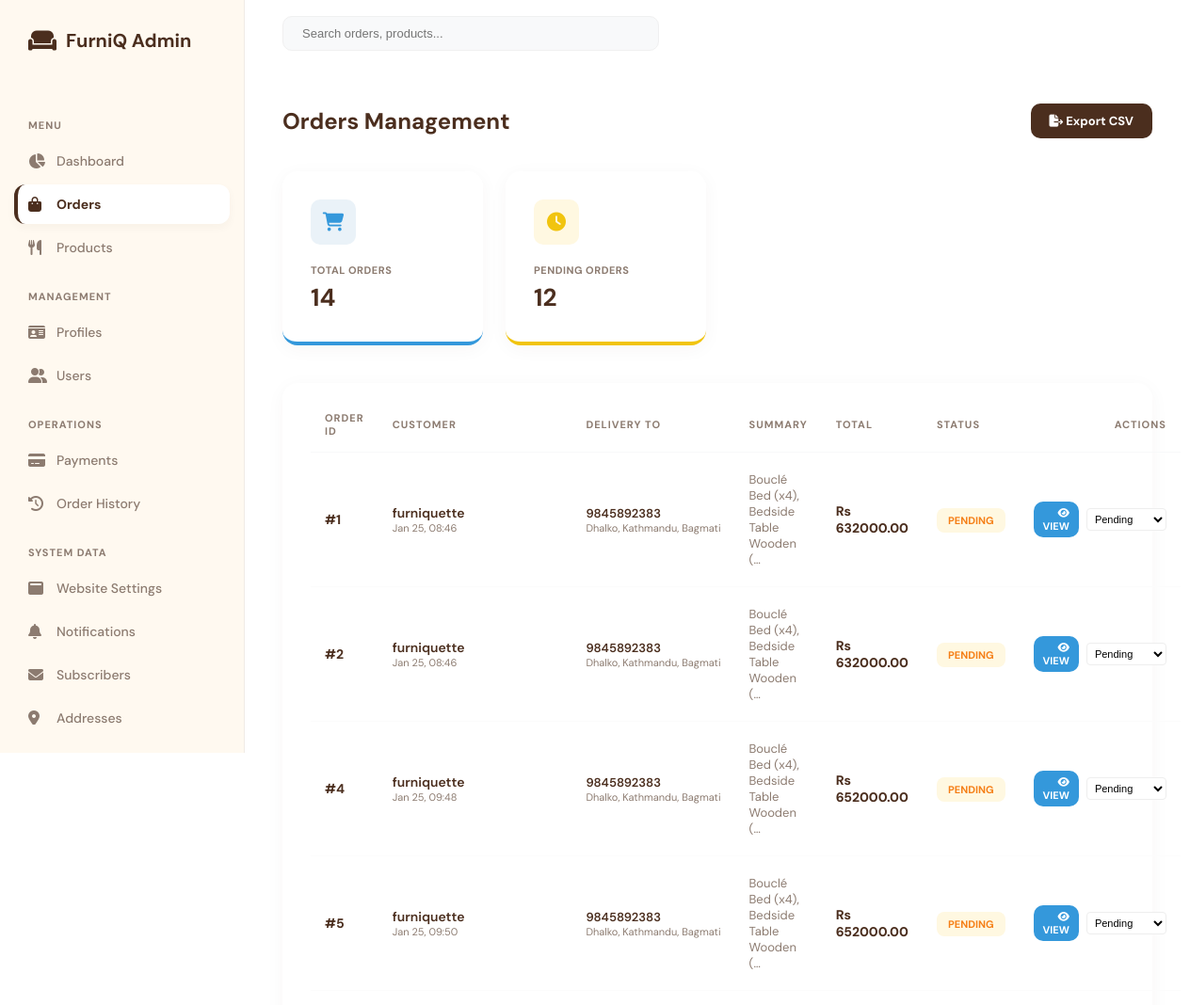
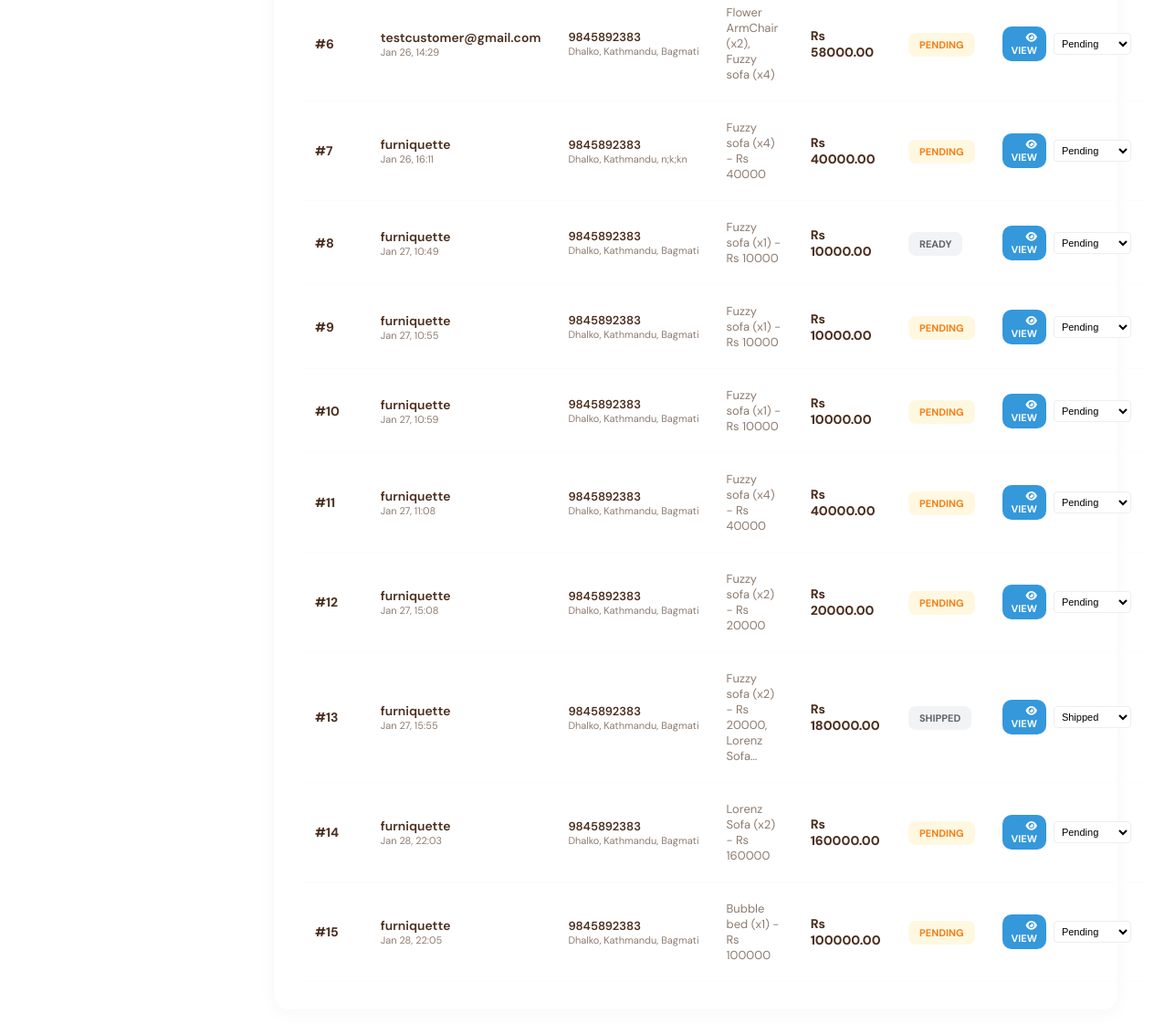
Screenshot of /admin-custom/orders/ (signed in) with the database file from the repository (2 pictures, top to bottom).
### inventory/models.py (models this page shows, shortened)
class Order(models.Model):
    STATUS_CHOICES = [
        ('Pending', 'Pending'),
        ('Confirmed', 'Confirmed'),
        ('Processing', 'Processing'),
        ('Ready', 'Ready for Delivery'),
        ('Shipped', 'Shipped'),
        ('Delivered', 'Delivered'),
        ('Cancelled', 'Cancelled'),
    ]
    customer = models.ForeignKey(User, on_delete=models.CASCADE)
    items_summary = models.TextField() #stores cart detail
    total_price = models.DecimalField(max_digits=10, decimal_places=2)
    order_date = models.DateTimeField(auto_now_add=True)
    delivery_date = models.DateTimeField(default=timezone.now() + timedelta(days=3))
    status = models.CharField(max_length=20, default='Pending', choices=STATUS_CHOICES)
    payment_method = models.CharField(max_length=20, default='COD', choices=[('eSewa', 'eSewa'), ('Khalti', 'Khalti'), ('COD', 'Cash on Delivery')])
    payment_status = models.CharField(max_length=20, default='Pending')
    delivery_address = models.TextField(blank=True, null=True)
    delivery_phone = models.CharField(max_length=15, blank=True, null=True)
    delivery_instructions = models.TextField(blank=True, null=True)
    tracking_number = models.CharField(max_length=50, unique=True, blank=True, null=True)
    estimated_delivery_date = models.DateTimeField(blank=True, null=True)
    assigned_staff = models.ForeignKey(
        User,
        on_delete=models.SET_NULL,
        null=True,
        blank=True,
        limit_choices_to={'is_staff': True},
        related_name='staff_orders'
    )

### custom_admin/views.py (the view)
# urls.py: path('orders/', views.OrderListView.as_view(), name='orders-list'),
class OrderListView(AdminMixin, ListView):
    model = Order
    template_name = 'custom_admin/orders.html'
    context_object_name = 'orders'
    def get_context_data(self, **kwargs):
        ctx = super().get_context_data(**kwargs)
        ctx['total_count'] = Order.objects.count()
        ctx['new_orders'] = Order.objects.filter(status='Pending').count()
        return ctx

### custom_admin/context_processors.py (called while the page is built)
def admin_context(request):
    context = {}
    if request.user.is_authenticated and request.user.is_staff:
        if request.user.is_superuser:
            pending_staff = Profile.objects.filter(
                is_approved=False,
                user__is_staff=True
            ).count()
            context['pending_staff'] = pending_staff
    return context

### custom_admin/views.py (called while the page is built)
    def test_func(self):
        u = self.request.user
        if not u.is_authenticated or not u.is_staff:
            return False
        if u.is_superuser:
            return True
        return hasattr(u, 'profile') and u.profile.is_approved

    def get_context_data(self, **kwargs):
        ctx = super().get_context_data(**kwargs)
        ctx['unread_count'] = Notification.objects.filter(is_read=False).count()
        return ctx

### inventory/context_processors.py (called while the page is built)
def global_context(request):
    context = {}
    context['site_content'] = WebsiteContent.objects.first()
    if request.user.is_authenticated:
        context['saved_count'] = SavedItem.objects.filter(user=request.user).count()
        unread_notifs = Notification.objects.filter(user=request.user, is_read=False).order_by('-created_at')
        context['notif_count'] = unread_notifs.count()
        context['notifications'] = unread_notifs[:5]
    else:
        context['saved_count'] = 0
        context['notif_count'] = 0
        context['notifications'] = []
    return context

### custom_admin/templates/custom_admin/orders.html (shortened to what this page needs)
{% extends 'custom_admin/base_admin_custom.html' %}
{% block content %}
<div style="display: flex; justify-content: space-between; align-items: center; margin-bottom: 35px;">
    <h2 style="font-size: 24px; font-weight: 700;">Orders Management</h2>
    <a href="{% url 'admin-custom:orders-export-csv' %}" class="btn-unified"><i class="fas fa-file-export"></i> Export CSV</a>
</div>
<div class="stats-grid">
    <div class="stat-card" style="border-bottom-color: var(--info);">
        <div class="stat-icon" style="background: #eaf2f8; color: var(--info);"><i class="fas fa-shopping-cart"></i></div>
        <div class="label">Total Orders</div>
        <div class="value">{{ total_count }}</div>
    </div>
    <div class="stat-card" style="border-bottom-color: var(--warning);">
        <div class="stat-icon" style="background: #fff8e1; color: var(--warning);"><i class="fas fa-clock"></i></div>
        <div class="label">Pending Orders</div>
        <div class="value">{{ new_orders }}</div>
    </div>
</div>
<div class="data-container">
    <table>
        <thead>
            <tr>
                <th>ORDER ID</th>
                <th>CUSTOMER</th>
                <th>DELIVERY TO</th>
                <th>SUMMARY</th>
                <th>TOTAL</th>
                <th>STATUS</th>
                <th style="text-align: right;">ACTIONS</th>
            </tr>
        </thead>
        <tbody>
            {% for order in orders %}
            <tr>
                <td style="font-weight: 700;">#{{ order.id }}</td>
                <td>
                    <div style="font-weight: 600;">{{ order.customer.username }}</div>
                    <div style="font-size: 11px; color: var(--text-muted);">{{ order.order_date|date:"M d, H:i" }}</div>
                </td>
                <td>
                    <div style="font-size: 13px; font-weight: 600;">{{ order.delivery_phone }}</div>
                    <div style="font-size: 11px; color: var(--text-muted); max-width: 200px; white-space: nowrap; overflow: hidden; text-overflow: ellipsis;">
                        {{ order.delivery_address }}
                    </div>
                </td>
                <td style="color: var(--text-muted); font-size: 13px;">{{ order.items_summary|truncatechars:40 }}</td>
                <td style="font-weight: 800;">Rs {{ order.total_price }}</td>
                <td>
                    <span class="badge" style="
                    {% if order.status == 'Delivered' %}background: #e8f5e9; color: #2e7d32;
                    {% elif order.status == 'Pending' or order.status == 'Processing' %}background: #fff8e1; color: #f57f17;
                    {% else %}background: #f1f3f4; color: #5f6368;{% endif %}">
                        {{ order.status|upper }}
                    </span>
                </td>
                <td style="text-align: right;">
                    <div style="display: flex; gap: 8px; justify-content: flex-end; align-items: center;">
                        <a href="{% url 'admin-custom:orders-edit' order.pk %}" class="btn-unified" style="padding: 5px 10px; font-size: 11px; background: var(--info);"><i class="fas fa-eye"></i> VIEW</a>
                        <form action="{% url 'admin-custom:orders-status-update' order.pk %}" method="POST" style="display:inline;">
                                <select name="status" onchange="this.form.submit()" style="padding: 4px; border-radius: 4px; border: 1px solid #eee; font-size: 11px; background: white;">
                                    <option value="Pending" {% if order.status == 'Pending' %}selected{% endif %}>Pending</option>
                                    <option value="Shipped" {% if order.status == 'Shipped' %}selected{% endif %}>Shipped</option>
                                </select>
                        </form>
                    </div>
                </td>
            </tr>
            {% endfor %}
        </tbody>
    </table>
</div>
{% endblock %}

### custom_admin/templates/custom_admin/base_admin_custom.html (style rules this page uses)
:root { --bg-body: #ffffff; --sidebar-bg: #fff9f0; --text-main: #4b2e1e; --text-muted: #8c7b70; --accent-primary: #4b2e1e; --accent-secondary: #c9b8a3; --border-light: #f0ebe6; --white: #ffffff; --success: #2ecc71; --info: #3498db; --warning: #f1c40f; --danger: #e74c3c; --sidebar-width: 260px; }
* { margin: 0; padding: 0; box-sizing: border-box; }
body { font-family: 'DM Sans', sans-serif; background-color: var(--bg-body); color: var(--text-main); display: flex; min-height: 100vh; }
.stats-grid { display: grid; grid-template-columns: repeat(4, 1fr); gap: 24px; margin-bottom: 40px; }
.stat-card { background: var(--white); padding: 30px; border-radius: 16px; box-shadow: 0 4px 20px rgba(75, 46, 30, 0.04); display: flex; flex-direction: column; position: relative; border-bottom: 4px solid transparent; }
.stat-icon { width: 48px; height: 48px; border-radius: 10px; display: flex; align-items: center; justify-content: center; font-size: 20px; margin-bottom: 20px; }
.stat-card .label { font-size: 11px; font-weight: 700; color: var(--text-muted); text-transform: uppercase; letter-spacing: 0.5px; margin-bottom: 5px; }
.stat-card .value { font-size: 26px; font-weight: 700; color: var(--text-main); }
.data-container { background: var(--white); border-radius: 16px; box-shadow: 0 4px 20px rgba(75, 46, 30, 0.04); padding: 30px; margin-bottom: 40px; }
table { width: 100%; border-collapse: collapse; }
thead th { text-align: left; padding: 0 15px 15px; font-size: 11px; font-weight: 700; color: var(--text-muted); text-transform: uppercase; letter-spacing: 1px; border-bottom: 1px solid #f8f9fa; }
tbody td { padding: 20px 15px; font-size: 14px; color: var(--text-main); border-bottom: 1px solid #fcfcfc; }
.badge { padding: 6px 12px; border-radius: 8px; font-size: 11px; font-weight: 700; }
.btn-unified { padding: 10px 20px; background: var(--accent-primary); color: white; border-radius: 10px; text-decoration: none; font-weight: 700; font-size: 13px; }

### rows the page displays
Order: id "1", customer.username "furniquette", order_date "Jan 25, 08:46", delivery_phone "9845892383", delivery_address "Dhalko, Kathmandu, Bagmati", items_summary "Bouclé Bed (x4), Bedside Table Wooden (…", total_price "632000.00", status "PENDING", status "Pending"
Order: id "2", customer.username "furniquette", order_date "Jan 25, 08:46", delivery_phone "9845892383", delivery_address "Dhalko, Kathmandu, Bagmati", items_summary "Bouclé Bed (x4), Bedside Table Wooden (…", total_price "632000.00", status "PENDING", status "Pending"
Order: id "4", customer.username "furniquette", order_date "Jan 25, 09:48", delivery_phone "9845892383", delivery_address "Dhalko, Kathmandu, Bagmati", items_summary "Bouclé Bed (x4), Bedside Table Wooden (…", total_price "652000.00", status "PENDING", status "Pending"
Order: id "5", customer.username "furniquette", order_date "Jan 25, 09:50", delivery_phone "9845892383", delivery_address "Dhalko, Kathmandu, Bagmati", items_summary "Bouclé Bed (x4), Bedside Table Wooden (…", total_price "652000.00", status "PENDING", status "Pending"
Order: id "6", customer.username "testcustomer@gmail.com", order_date "Jan 26, 14:29", delivery_phone "9845892383", delivery_address "Dhalko, Kathmandu, Bagmati", items_summary "Flower ArmChair (x2), Fuzzy sofa (x4)", total_price "58000.00", status "PENDING", status "Pending"
Order: id "7", customer.username "furniquette", order_date "Jan 26, 16:11", delivery_phone "9845892383", delivery_address "Dhalko, Kathmandu, n;k;kn", items_summary "Fuzzy sofa (x4) - Rs 40000", total_price "40000.00", status "PENDING", status "Pending"
Order: id "8", customer.username "furniquette", order_date "Jan 27, 10:49", delivery_phone "9845892383", delivery_address "Dhalko, Kathmandu, Bagmati", items_summary "Fuzzy sofa (x1) - Rs 10000", total_price "10000.00", status "READY"
Order: id "9", customer.username "furniquette", order_date "Jan 27, 10:55", delivery_phone "9845892383", delivery_address "Dhalko, Kathmandu, Bagmati", items_summary "Fuzzy sofa (x1) - Rs 10000", total_price "10000.00", status "PENDING", status "Pending"
Order: id "10", customer.username "furniquette", order_date "Jan 27, 10:59", delivery_phone "9845892383", delivery_address "Dhalko, Kathmandu, Bagmati", items_summary "Fuzzy sofa (x1) - Rs 10000", total_price "10000.00", status "PENDING", status "Pending"
Order: id "11", customer.username "furniquette", order_date "Jan 27, 11:08", delivery_phone "9845892383", delivery_address "Dhalko, Kathmandu, Bagmati", items_summary "Fuzzy sofa (x4) - Rs 40000", total_price "40000.00", status "PENDING", status "Pending"
Order: id "12", customer.username "furniquette", order_date "Jan 27, 15:08", delivery_phone "9845892383", delivery_address "Dhalko, Kathmandu, Bagmati", items_summary "Fuzzy sofa (x2) - Rs 20000", total_price "20000.00", status "PENDING", status "Pending"
Order: id "13", customer.username "furniquette", order_date "Jan 27, 15:55", delivery_phone "9845892383", delivery_address "Dhalko, Kathmandu, Bagmati", items_summary "Fuzzy sofa (x2) - Rs 20000, Lorenz Sofa…", total_price "180000.00", status "SHIPPED", status "Shipped"
Order: id "14", customer.username "furniquette", order_date "Jan 28, 22:03", delivery_phone "9845892383", delivery_address "Dhalko, Kathmandu, Bagmati", items_summary "Lorenz Sofa (x2) - Rs 160000", total_price "160000.00", status "PENDING", status "Pending"
Order: id "15", customer.username "furniquette", order_date "Jan 28, 22:05", delivery_phone "9845892383", delivery_address "Dhalko, Kathmandu, Bagmati", items_summary "Bubble bed (x1) - Rs 100000", total_price "100000.00", status "PENDING", status "Pending"

### other values shown
{{ total_count }} "14"
{{ new_orders }} "12"
